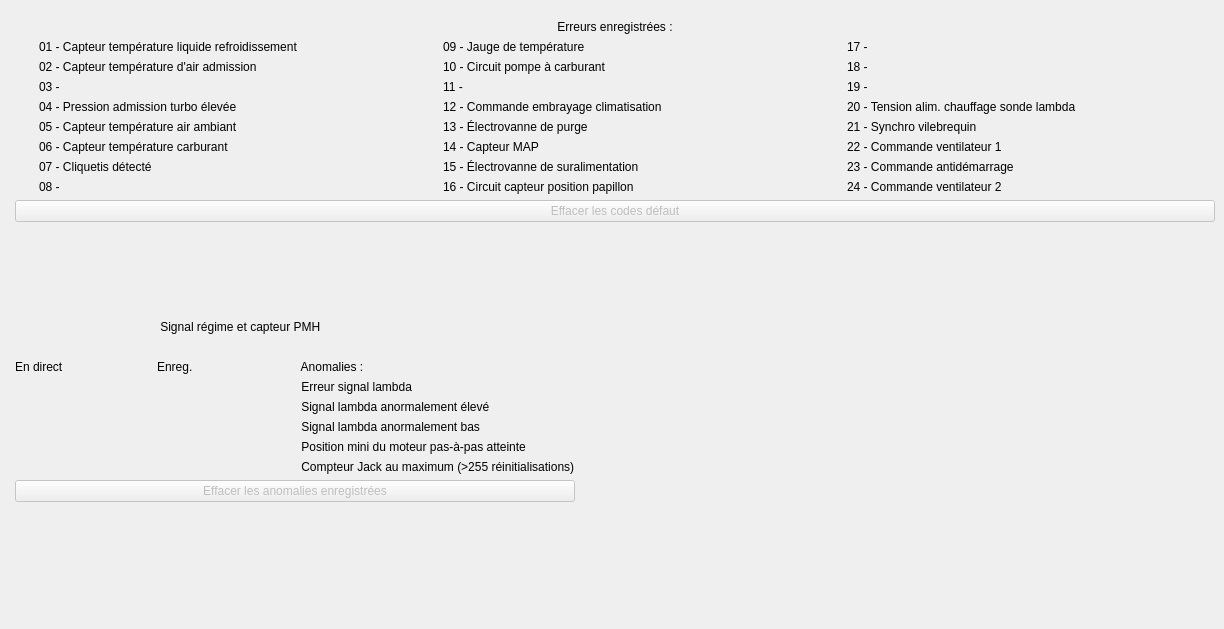
	<widget class="QWidget" name="errors">
     <attribute name="title">
      <string>Erreurs</string>
     </attribute>
	 
	 <widget class="QWidget" name="layoutWidget_3">
      <property name="geometry">
       <rect>
        <x>15</x>
        <y>20</y>
        <width>1200</width>
        <height>560</height>
       </rect>
      </property>
	  
      <layout class="QGridLayout" name="m_faultCodesLayout" columnstretch="0,1,20,0,1,20,0,1,20" rowstretch="0,0,0,0,0,0,0,0,0,0,0,0,0,0,0,0,0,100">

	   <item row="0" column="1" colspan="8">
        <widget class="QLabel" name="m_faultCodesLabel">
         <property name="text">
          <string>Erreurs enregistrées :</string>
         </property>
		 <property name="alignment">
          <set>Qt::AlignLeading|Qt::AlignCenter</set>
         </property>
        </widget>
       </item>
	   
	   <item row="1" column="1">
        <widget class="QLedIndicator" name="m_faultLedCTS" native="true"/>
       </item>
	   <item row="1" column="2">
        <widget class="QLabel" name="m_faultCode01Label">
         <property name="text">
          <string>01 - Capteur température liquide refroidissement</string>
         </property>
        </widget>
       </item>
	   
	   <item row="2" column="1">
        <widget class="QLedIndicator" name="m_faultLedATS" native="true"/>
       </item>
	   <item row="2" column="2">
        <widget class="QLabel" name="m_faultCode02Label">
         <property name="text">
          <string>02 - Capteur température d'air admission</string>
         </property>
        </widget>
       </item>
	   
	   <item row="3" column="1">
        <widget class="QLedIndicator" name="m_faultLed03" native="true"/>
       </item>
	   <item row="3" column="2">
        <widget class="QLabel" name="m_faultCode03Label">
         <property name="text">
          <string>03 - </string>
         </property>
        </widget>
       </item>
	   
	   <item row="4" column="1">
        <widget class="QLedIndicator" name="m_faultLed04" native="true"/>
       </item>
	   <item row="4" column="2">
        <widget class="QLabel" name="m_faultCode04Label">
         <property name="text">
          <string>04 - Pression admission turbo élevée</string>
         </property>
        </widget>
       </item>
	   
	   <item row="5" column="1">
        <widget class="QLedIndicator" name="m_faultLed05" native="true"/>
       </item>
	   <item row="5" column="2">
        <widget class="QLabel" name="m_faultCode05Label">
         <property name="text">
          <string>05 - Capteur température air ambiant</string>
         </property>
        </widget>
       </item>
	   
	   <item row="6" column="1">
        <widget class="QLedIndicator" name="m_faultLedFTS" native="true"/>
       </item>
	   <item row="6" column="2">
        <widget class="QLabel" name="m_faultCode06Label">
         <property name="text">
          <string>06 - Capteur température carburant</string>
         </property>
        </widget>
       </item>
	   
	   <item row="7" column="1">
        <widget class="QLedIndicator" name="m_faultLed07" native="true"/>
       </item>
	   <item row="7" column="2">
        <widget class="QLabel" name="m_faultCode07Label">
         <property name="text">
          <string>07 - Cliquetis détecté</string>
         </property>
        </widget>
       </item>
	   
	   <item row="8" column="1">
        <widget class="QLedIndicator" name="m_faultLed08" native="true"/>
       </item>
	   <item row="8" column="2">
        <widget class="QLabel" name="m_faultCode08Label">
         <property name="text">
          <string>08 - </string>
         </property>
        </widget>
       </item>
	   
	   <item row="1" column="4">
        <widget class="QLedIndicator" name="m_faultLed09" native="true"/>
       </item>
	   <item row="1" column="5">
        <widget class="QLabel" name="m_faultCode09Label">
         <property name="text">
          <string>09 - Jauge de température</string>
         </property>
        </widget>
       </item>

	   <item row="2" column="4">
        <widget class="QLedIndicator" name="m_faultLedFuelPump" native="true"/>
       </item>
	   <item row="2" column="5">
        <widget class="QLabel" name="m_faultCode10Label">
         <property name="text">
          <string>10 - Circuit pompe à carburant</string>
         </property>
        </widget>
       </item>

	   <item row="3" column="4">
        <widget class="QLedIndicator" name="m_faultLedFuelPumpSupply" native="true"/>
       </item>
	   <item row="3" column="5">
        <widget class="QLabel" name="m_faultCode11Label">
         <property name="text">
          <string>11 - </string>
         </property>
        </widget>
       </item>
	   
	   <item row="4" column="4">
        <widget class="QLedIndicator" name="m_faultLed12" native="true"/>
       </item>
	   <item row="4" column="5">
        <widget class="QLabel" name="m_faultCode12Label">
         <property name="text">
          <string>12 - Commande embrayage climatisation</string>
         </property>
        </widget>
       </item>
	   
	   <item row="5" column="4">
        <widget class="QLedIndicator" name="m_faultLedPurge" native="true"/>
       </item>
	   <item row="5" column="5">
        <widget class="QLabel" name="m_faultCode13Label">
         <property name="text">
          <string>13 - Électrovanne de purge</string>
         </property>
        </widget>
       </item>	   

       <item row="6" column="4">
        <widget class="QLedIndicator" name="m_faultLedMap" native="true"/>
       </item>
	   <item row="6" column="5">
        <widget class="QLabel" name="m_faultCode14Label">
         <property name="text">
          <string>14 - Capteur MAP</string>
         </property>
        </widget>
       </item>
	   
	   <item row="7" column="4">
        <widget class="QLedIndicator" name="m_faultLed15" native="true"/>
       </item>
	   <item row="7" column="5">
        <widget class="QLabel" name="m_faultCode15Label">
         <property name="text">
          <string>15 - Électrovanne de suralimentation</string>
         </property>
        </widget>
       </item>

       <item row="8" column="4">
        <widget class="QLedIndicator" name="m_faultLedTps" native="true"/>
       </item>
	   <item row="8" column="5">
        <widget class="QLabel" name="m_faultCode16Label">
         <property name="text">
          <string>16 - Circuit capteur position papillon</string>
         </property>
        </widget>
       </item>

       <item row="1" column="7">
        <widget class="QLedIndicator" name="m_faultLedTpsSupply" native="true"/>
       </item>
	   <item row="1" column="8">
        <widget class="QLabel" name="m_faultCode17Label">
         <property name="text">
          <string>17 - </string>
         </property>
        </widget>
       </item>
	   
	   <item row="2" column="7">
        <widget class="QLedIndicator" name="m_faultLed18" native="true"/>
       </item>
	   <item row="2" column="8">
        <widget class="QLabel" name="m_faultCode18Label">
         <property name="text">
          <string>18 - </string>
         </property>
        </widget>
       </item>

       <item row="3" column="7">
        <widget class="QLedIndicator" name="m_faultLedLambdaCircuit" native="true"/>
       </item>
	   <item row="3" column="8">
        <widget class="QLabel" name="m_faultCode19Label">
         <property name="text">
          <string>19 - </string>
         </property>
        </widget>
       </item>
	   
       <item row="4" column="7">
        <widget class="QLedIndicator" name="m_faultLedLambdaSupply" native="true"/>
       </item>
	   <item row="4" column="8">
        <widget class="QLabel" name="m_faultCode20Label">
         <property name="text">
          <string>20 - Tension alim. chauffage sonde lambda</string>
         </property>
        </widget>
       </item>
	   
	   <item row="5" column="7">
        <widget class="QLedIndicator" name="m_faultLed21" native="true"/>
       </item>
	   <item row="5" column="8">
        <widget class="QLabel" name="m_faultCode21Label">
         <property name="text">
          <string>21 - Synchro vilebrequin</string>
         </property>
        </widget>
       </item>
	   
	   <item row="6" column="7">
        <widget class="QLedIndicator" name="m_faultLed22" native="true"/>
       </item>
	   <item row="6" column="8">
        <widget class="QLabel" name="m_faultCode22Label">
         <property name="text">
          <string>22 - Commande ventilateur 1</string>
         </property>
        </widget>
       </item>
	   
	   <item row="7" column="7">
        <widget class="QLedIndicator" name="m_faultLed23" native="true"/>
       </item>
	   <item row="7" column="8">
        <widget class="QLabel" name="m_faultCode23Label">
         <property name="text">
          <string>23 - Commande antidémarrage</string>
         </property>
        </widget>
       </item>
	   
	   <item row="8" column="7">
        <widget class="QLedIndicator" name="m_faultLed24" native="true"/>
       </item>
	   <item row="8" column="8">
        <widget class="QLabel" name="m_faultCode24Label">
         <property name="text">
          <string>24 - Commande ventilateur 2</string>
         </property>
        </widget>
       </item>
	   
       <item row="13" column="1" colspan="8">
        <widget class="QPushButton" name="m_clearFaultsButton">
         <property name="enabled">
          <bool>false</bool>
         </property>
         <property name="text">
          <string>Effacer les codes défaut</string>
         </property>
        </widget>
       </item>
	   
<!-- 	   <item row="64" column="2">
        <widget class="QLabel" name="m_faultCodeEmpty">
         <property name="text">
          <string> </string>
         </property>
        </widget>
       </item> -->
 
      </layout>
     </widget> 

	 <widget class="QWidget" name="layoutWidget_9">
      <property name="geometry">
       <rect>
        <x>15</x>
        <y>320</y>
        <width>560</width>
        <height>300</height>
       </rect>
      </property>
	  
      <layout class="QGridLayout" name="m_faultCodesLayout2" rowstretch="0,1,0,0,0,0,0,0,0,0,0,0,0,0,100">

	   <item row="0" column="1">
        <widget class="QLedIndicator" name="m_RPMSensor" native="true"/>
       </item>
	   <item row="0" column="2" colspan="2">
        <widget class="QLabel" name="m_RPMSensorLabel">
         <property name="text">
          <string> Signal régime et capteur PMH</string>
         </property>
		 <property name="toolTip">
		  <string>Le voyant doit devenir vert dès que le volant moteur tourne</string>
		 </property>
        </widget>
       </item>
	   
	   <item row="1" column="3">
        <widget class="QLabel" name="m_empty3">
         <property name="text">
          <string></string>
         </property>
        </widget>
       </item>
	   
	   <item row="2" column="1">
        <widget class="QLabel" name="m_faultCodesLabel2">
         <property name="text">
          <string>En direct</string>
         </property>
		 </widget>
		</item>
		<item row="2" column="2">
        <widget class="QLabel" name="m_faultCodesLabel3">
         <property name="text">
          <string>Enreg.</string>
         </property>
		 </widget>
		</item>
	   <item row="2" column="3">
        <widget class="QLabel" name="m_faultCodesLabel4">
         <property name="text">
          <string> Anomalies :</string>
         </property>
		 <property name="toolTip">
		  <string>Ces anomalies sont soit reconnues par MEMS mais non enregistrées, soit non reconnues/acquittées par MEMS.</string>
		 </property>
        </widget>
       </item>
	   
	   <item row="3" column="1">
        <widget class="QLedIndicator" name="m_LambdaSensor" native="true"/>
       </item>
	   <item row="3" column="3">
        <widget class="QLabel" name="m_LambdaSensorLabel">
         <property name="text">
          <string> Erreur signal lambda</string>
         </property>
		 <property name="toolTip">
		  <string>Tel que détecté par l'ECU ; "État lambda"</string>
		 </property>
        </widget>
       </item>
	   
	   <item row="4" column="1">
        <widget class="QLedIndicator" name="m_LambdaMax" native="true"/>
       </item>
	   <item row="4" column="2">
        <widget class="QLedIndicator" name="m_LambdaMaxOnce" native="true"/>
       </item>
	   <item row="4" column="3">
        <widget class="QLabel" name="m_LambdaMaxLabel">
         <property name="text">
          <string> Signal lambda anormalement élevé</string>
         </property>
		 <property name="toolTip">
		  <string>Peut indiquer une sonde lambda usée, ou des fils de signal mal blindés (notamment contre l'alternateur ou les câbles d'allumage haute tension)</string>
		 </property>
        </widget>
       </item>
	   
	   <item row="5" column="1">
        <widget class="QLedIndicator" name="m_LambdaMin" native="true"/>
       </item>
	   <item row="5" column="2">
        <widget class="QLedIndicator" name="m_LambdaMinOnce" native="true"/>
       </item>
	   <item row="5" column="3">
        <widget class="QLabel" name="m_LambdaMinLabel">
         <property name="text">
          <string> Signal lambda anormalement bas</string>
         </property>
		 <!-- <property name="toolTip"> -->
		  <!-- <string>Peut indiquer une sonde lambda usée, ou des fils de signal mal blindés (notamment contre l'alternateur ou les câbles d'allumage haute tension)</string> -->
		 <!-- </property> -->
        </widget>
       </item>
	   
	   <item row="6" column="1">
        <widget class="QLedIndicator" name="m_IACMin" native="true"/>
       </item>
	   <item row="6" column="2">
        <widget class="QLedIndicator" name="m_IACMinOnce" native="true"/>
       </item>
	   <item row="6" column="3">
        <widget class="QLabel" name="m_IACMinLabel">
         <property name="text">
          <string> Position mini du moteur pas-à-pas atteinte</string>
         </property>
		 <property name="toolTip">
		  <string>Peut indiquer que l'ECU a du mal à maintenir un ralenti suffisamment bas. Vérifiez le réglage du câble d'accélérateur et les fuites d'air à l'admission.</string>
		 </property>
        </widget>
       </item>
	   
	   <item row="7" column="1">
        <widget class="QLedIndicator" name="m_JackCount" native="true"/>
       </item>
	   <item row="7" column="3">
        <widget class="QLabel" name="m_JackCountLabel">
         <property name="text">
          <string> Compteur Jack au maximum (>255 réinitialisations)</string>
         </property>
		 <property name="toolTip">
		  <string>Ne peut être remis à 0 qu'en réinitialisant complètement l'ECU. Surveillez ensuite le "N° compteur Jack" dans l'onglet "toutes les mesures"</string>
		 </property>
        </widget>
       </item>
	   
	   <item row="13" column="1" colspan="3">
        <widget class="QPushButton" name="m_clearRecordedAnomalies">
         <property name="enabled">
          <bool>false</bool>
         </property>
         <property name="text">
          <string>Effacer les anomalies enregistrées</string>
         </property>
        </widget>
       </item>
	   
	  </layout>
	 </widget> 
	</widget>
